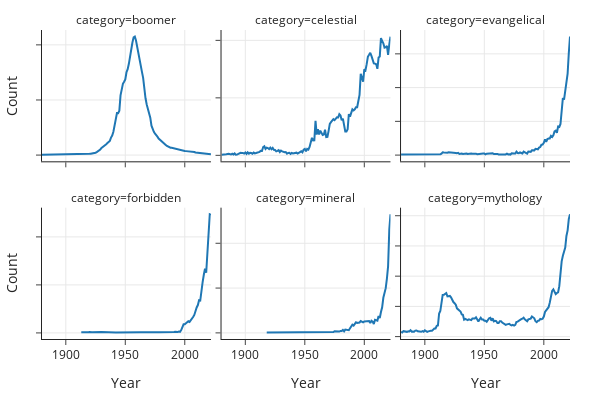

Source (notebook cell):
### Markdown cell above
Once you've done that, run the cell below!

### Code cell
# We'll talk about plotting code soon!
import plotly.express as px
fig = px.line(category_counts, x='Year', y='Count',
              facet_col='category', facet_col_wrap=3,
              facet_row_spacing=0.15,
              width=600, height=400)
fig.update_yaxes(matches=None, showticklabels=False)

### Figure 1 — Plotly figure (JSON) as saved in the notebook; plotly's stock layout.template omitted (floating-point values rounded to 4 significant figures; data arrays with more than 128 entries replaced by an {"elided": "..."} marker saying what was removed)
{"data": [{"hovertemplate": "category=boomer<br>Year=%{x}<br>Count=%{y}<extra></extra>", "legendgroup": "", "line": {"color": "#1F77B4", "dash": "solid"}, "marker": {"symbol": "circle"}, "mode": "lines", "name": "", "orientation": "v", "showlegend": false, "type": "scatter", "x": {"elided": "143 int values"}, "xaxis": "x4", "y": {"elided": "143 int values"}, "yaxis": "y4"}, {"hovertemplate": "category=celestial<br>Year=%{x}<br>Count=%{y}<extra></extra>", "legendgroup": "", "line": {"color": "#1F77B4", "dash": "solid"}, "marker": {"symbol": "circle"}, "mode": "lines", "name": "", "orientation": "v", "showlegend": false, "type": "scatter", "x": {"elided": "141 int values"}, "xaxis": "x5", "y": {"elided": "141 int values"}, "yaxis": "y5"}, {"hovertemplate": "category=evangelical<br>Year=%{x}<br>Count=%{y}<extra></extra>", "legendgroup": "", "line": {"color": "#1F77B4", "dash": "solid"}, "marker": {"symbol": "circle"}, "mode": "lines", "name": "", "orientation": "v", "showlegend": false, "type": "scatter", "x": [1880, 1883, 1884, 1887, 1888, 1891, 1892, 1894, 1896, 1897, 1904, 1907, 1908, 1910, 1911, 1912, 1913, 1914, 1915, 1916, 1917, 1918, 1919, 1920, 1921, 1922, 1923, 1924, 1925, 1926, 1927, 1928, 1929, 1930, 1931, 1932, 1933, 1934, 1935, 1936, 1937, 1938, 1939, 1940, 1941, 1942, 1943, 1944, 1945, 1946, 1947, 1948, 1949, 1950, 1951, 1952, 1953, 1954, 1955, 1957, 1958, 1959, 1960, 1961, 1962, 1964, 1965, 1966, 1968, 1969, 1970, 1971, 1972, 1973, 1974, 1975, 1976, 1977, 1978, 1979, 1980, 1981, 1982, 1983, 1984, 1985, 1986, 1987, 1988, 1989, 1990, 1991, 1992, 1993, 1994, 1995, 1996, 1997, 1998, 1999, 2000, 2001, 2002, 2003, 2004, 2005, 2006, 2007, 2008, 2009, 2010, 2011, 2012, 2013, 2014, 2015, 2016, 2017, 2018, 2019, 2020, 2021, 2022], "xaxis": "x6", "y": [7, 7, 8, 6, 5, 11, 8, 6, 10, 14, 6, 5, 6, 12, 6, 5, 11, 22, 41, 38, 34, 38, 35, 42, 42, 41, 35, 37, 33, 32, 28, 33, 17, 21, 23, 17, 21, 29, 24, 17, 21, 15, 22, 20, 23, 21, 21, 13, 16, 12, 26, 20, 22, 22, 11, 21, 24, 19, 19, 27, 15, 17, 15, 17, 9, 7, 6, 10, 10, 22, 10, 13, 8, 26, 30, 23, 23, 51, 31, 29, 39, 26, 24, 51, 41, 39, 22, 52, 48, 48, 73, 71, 70, 93, 86, 86, 111, 119, 154, 156, 182, 232, 198, 237, 246, 246, 284, 269, 294, 350, 362, 332, 422, 417, 461, 626, 844, 821, 944, 1066, 1207, 1513, 1756], "yaxis": "y6"}, {"hovertemplate": "category=forbidden<br>Year=%{x}<br>Count=%{y}<extra></extra>", "legendgroup": "", "line": {"color": "#1F77B4", "dash": "solid"}, "marker": {"symbol": "circle"}, "mode": "lines", "name": "", "orientation": "v", "showlegend": false, "type": "scatter", "x": [1913, 1914, 1915, 1917, 1918, 1919, 1920, 1921, 1922, 1930, 1942, 1963, 1964, 1966, 1967, 1970, 1971, 1973, 1974, 1975, 1978, 1985, 1987, 1989, 1990, 1991, 1992, 1993, 1994, 1995, 1996, 1997, 1998, 1999, 2000, 2001, 2002, 2003, 2004, 2005, 2006, 2007, 2008, 2009, 2010, 2011, 2012, 2013, 2014, 2015, 2016, 2017, 2018, 2019, 2020, 2021, 2022], "xaxis": "x", "y": [6, 5, 6, 5, 7, 6, 9, 8, 6, 9, 5, 6, 5, 8, 7, 8, 9, 6, 5, 6, 7, 7, 5, 5, 7, 10, 13, 9, 9, 15, 12, 29, 63, 89, 89, 98, 109, 121, 115, 130, 141, 165, 187, 235, 265, 290, 341, 337, 471, 529, 606, 669, 627, 828, 1068, 1236, 1231], "yaxis": "y"}, {"hovertemplate": "category=mineral<br>Year=%{x}<br>Count=%{y}<extra></extra>", "legendgroup": "", "line": {"color": "#1F77B4", "dash": "solid"}, "marker": {"symbol": "circle"}, "mode": "lines", "name": "", "orientation": "v", "showlegend": false, "type": "scatter", "x": [1918, 1967, 1968, 1969, 1971, 1973, 1974, 1975, 1976, 1977, 1978, 1979, 1980, 1981, 1982, 1983, 1984, 1985, 1986, 1987, 1988, 1989, 1990, 1991, 1992, 1993, 1994, 1995, 1996, 1997, 1998, 1999, 2000, 2001, 2002, 2003, 2004, 2005, 2006, 2007, 2008, 2009, 2010, 2011, 2012, 2013, 2014, 2015, 2016, 2017, 2018, 2019, 2020, 2021, 2022], "xaxis": "x2", "y": [5, 5, 6, 5, 5, 10, 9, 17, 15, 15, 14, 15, 22, 21, 33, 18, 37, 37, 37, 30, 51, 72, 91, 82, 109, 118, 112, 112, 116, 132, 127, 117, 128, 128, 133, 134, 133, 109, 136, 126, 99, 146, 143, 137, 187, 166, 232, 285, 392, 435, 499, 605, 744, 1152, 1324], "yaxis": "y2"}, {"hovertemplate": "category=mythology<br>Year=%{x}<br>Count=%{y}<extra></extra>", "legendgroup": "", "line": {"color": "#1F77B4", "dash": "solid"}, "marker": {"symbol": "circle"}, "mode": "lines", "name": "", "orientation": "v", "showlegend": false, "type": "scatter", "x": {"elided": "143 int values"}, "xaxis": "x3", "y": {"elided": "143 int values"}, "yaxis": "y3"}], "layout": {"annotations": [{"font": {}, "showarrow": false, "text": "category=forbidden", "x": 0.16, "xanchor": "center", "xref": "paper", "y": 0.425, "yanchor": "bottom", "yref": "paper"}, {"font": {}, "showarrow": false, "text": "category=mineral", "x": 0.5, "xanchor": "center", "xref": "paper", "y": 0.425, "yanchor": "bottom", "yref": "paper"}, {"font": {}, "showarrow": false, "text": "category=mythology", "x": 0.84, "xanchor": "center", "xref": "paper", "y": 0.425, "yanchor": "bottom", "yref": "paper"}, {"font": {}, "showarrow": false, "text": "category=boomer", "x": 0.16, "xanchor": "center", "xref": "paper", "y": 1, "yanchor": "bottom", "yref": "paper"}, {"font": {}, "showarrow": false, "text": "category=celestial", "x": 0.5, "xanchor": "center", "xref": "paper", "y": 1, "yanchor": "bottom", "yref": "paper"}, {"font": {}, "showarrow": false, "text": "category=evangelical", "x": 0.84, "xanchor": "center", "xref": "paper", "y": 1, "yanchor": "bottom", "yref": "paper"}], "height": 400, "legend": {"tracegroupgap": 0}, "width": 600, "xaxis": {"anchor": "y", "domain": [0, 0.32], "title": {"text": "Year"}}, "xaxis2": {"anchor": "y2", "domain": [0.34, 0.66], "matches": "x", "title": {"text": "Year"}}, "xaxis3": {"anchor": "y3", "domain": [0.68, 1.0], "matches": "x", "title": {"text": "Year"}}, "xaxis4": {"anchor": "y4", "domain": [0, 0.32], "matches": "x", "showticklabels": false}, "xaxis5": {"anchor": "y5", "domain": [0.34, 0.66], "matches": "x", "showticklabels": false}, "xaxis6": {"anchor": "y6", "domain": [0.68, 1.0], "matches": "x", "showticklabels": false}, "yaxis": {"anchor": "x", "domain": [0, 0.425], "showticklabels": false, "title": {"text": "Count"}}, "yaxis2": {"anchor": "x2", "domain": [0, 0.425], "showticklabels": false}, "yaxis3": {"anchor": "x3", "domain": [0, 0.425], "showticklabels": false}, "yaxis4": {"anchor": "x4", "domain": [0.575, 1], "showticklabels": false, "title": {"text": "Count"}}, "yaxis5": {"anchor": "x5", "domain": [0.575, 1], "showticklabels": false}, "yaxis6": {"anchor": "x6", "domain": [0.575, 1], "showticklabels": false}}}
